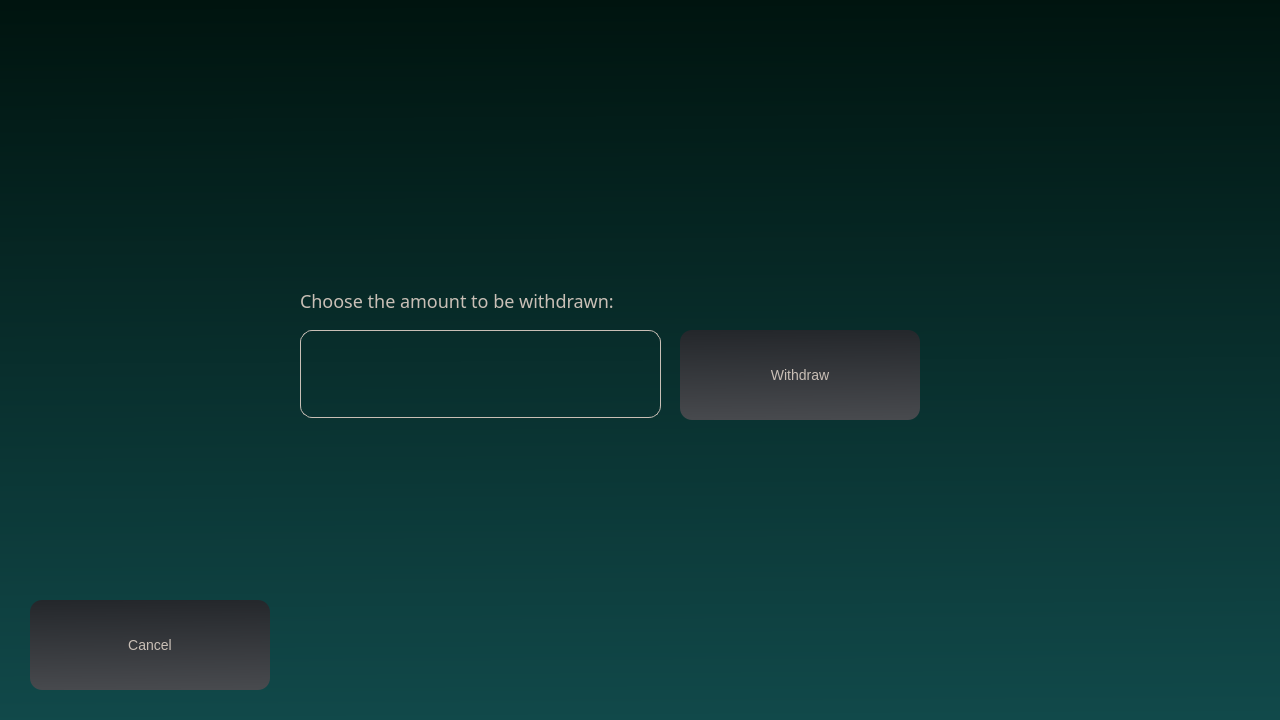
<?xml version="1.0" encoding="UTF-8"?>
<ui version="4.0">
 <class>CreditAmountWindow</class>
 <widget class="QDialog" name="CreditAmountWindow">
  <property name="geometry">
   <rect>
    <x>0</x>
    <y>0</y>
    <width>1280</width>
    <height>720</height>
   </rect>
  </property>
  <property name="windowTitle">
   <string>Dialog</string>
  </property>
  <property name="styleSheet">
   <string notr="true">QWidget{
	background-color: qlineargradient(spread:pad, x1:0.46, y1:0, x2:0.472, y2:1, stop:0 rgba(0, 20, 15, 255), stop:1 rgba(17, 73, 74, 255));
	color: #c9bfb6;
}
QPushButton{
	background-color: qlineargradient(spread:pad, x1:0.494, y1:0, x2:0.517, y2:1, stop:0 rgba(36, 39, 43, 255), stop:1 rgba(72, 74, 78, 255));
	border:0px solid black;
	border-radius: 12px;
	width: 240px;
	height: 90px;
	color: #c9bfb6;
	font-size: 14px;
}
QLabel{
	background-color: transparent;
font-family: Century Gothic;
font-size: 18px;
}
QLineEdit{
background-color: transparent;
	border: 1px solid #c9bfb6;
	border-radius: 12px;
	padding: 8px;
	font-family: Centrury Gothic;
	font-size: 14px;
	color: #c9bfb6;
}</string>
  </property>
  <widget class="QPushButton" name="withdraw_btn">
   <property name="geometry">
    <rect>
     <x>680</x>
     <y>330</y>
     <width>240</width>
     <height>90</height>
    </rect>
   </property>
   <property name="text">
    <string>Withdraw</string>
   </property>
  </widget>
  <widget class="QPushButton" name="back_btn">
   <property name="geometry">
    <rect>
     <x>30</x>
     <y>600</y>
     <width>240</width>
     <height>90</height>
    </rect>
   </property>
   <property name="text">
    <string>Cancel</string>
   </property>
  </widget>
  <widget class="QLineEdit" name="withdraw_amount">
   <property name="geometry">
    <rect>
     <x>300</x>
     <y>330</y>
     <width>361</width>
     <height>88</height>
    </rect>
   </property>
   <property name="text">
    <string/>
   </property>
  </widget>
  <widget class="QLabel" name="label">
   <property name="geometry">
    <rect>
     <x>300</x>
     <y>290</y>
     <width>571</width>
     <height>21</height>
    </rect>
   </property>
   <property name="text">
    <string>Choose the amount to be withdrawn:</string>
   </property>
  </widget>
 </widget>
 <resources/>
 <connections/>
</ui>
